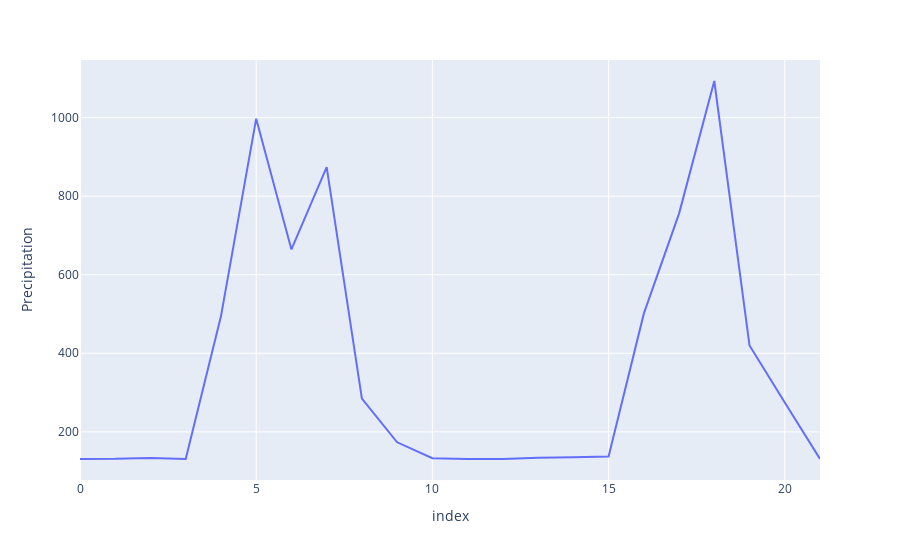

Here is the notebook cell this chart was saved with:
### Code cell
import plotly.express as px
import numpy as np

fig = px.line(pd.DataFrame({"index":np.arange(len(targets)), "Precipitation": targets}), x="index", y="Precipitation", title='')
fig.show()

### Figure 1 — Plotly figure (JSON) as saved in the notebook; plotly's stock layout.template omitted (floating-point values rounded to 4 significant figures)
{"data": [{"hovertemplate": "index=%{x}<br>Precipitation=%{y}<extra></extra>", "legendgroup": "", "line": {"color": "#636efa", "dash": "solid"}, "marker": {"symbol": "circle"}, "mode": "lines", "name": "", "orientation": "v", "showlegend": false, "type": "scatter", "x": [0, 1, 2, 3, 4, 5, 6, 7, 8, 9, 10, 11, 12, 13, 14, 15, 16, 17, 18, 19, 20, 21], "xaxis": "x", "y": [131.0, 131.3, 133.7, 131.1, 494.0, 997.4, 664.3, 873.9, 284.8, 173.4, 133.0, 130.9, 130.9, 134.0, 135.1, 137.4, 500.9, 755.6, 1093.0, 419.8, 274.9, 131.1], "yaxis": "y"}], "layout": {"legend": {"tracegroupgap": 0}, "margin": {"t": 60}, "xaxis": {"anchor": "y", "domain": [0, 1], "title": {"text": "index"}}, "yaxis": {"anchor": "x", "domain": [0, 1], "title": {"text": "Precipitation"}}}}
